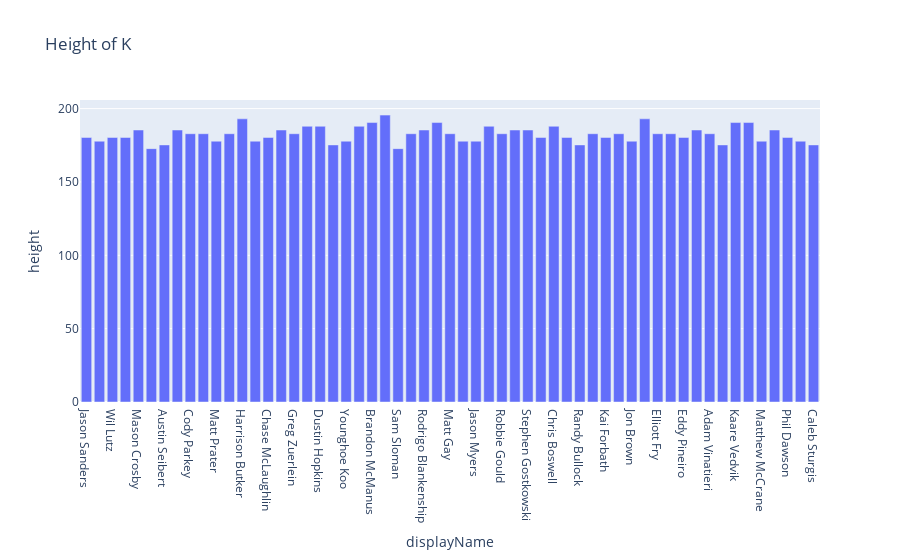
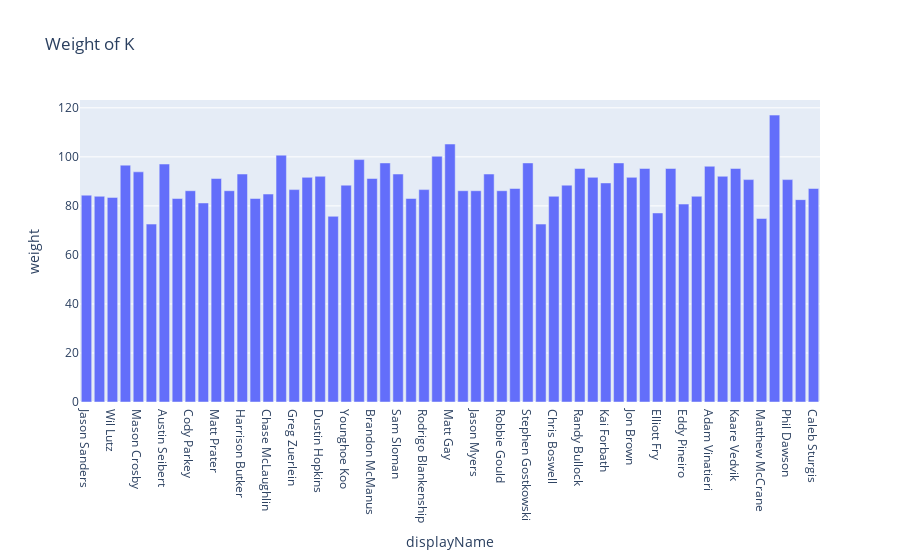

These figures' notebook cell, in order:
### Code cell
players_df['birthDate'] = pd.to_datetime(players_df['birthDate'], infer_datetime_format = True) 
players_df['birthDate'] = np.round((pd.Timestamp.now() - players_df['birthDate']).dt.days/365)
players_df = players_df.rename(columns={'birthDate': 'age'})

position= "K"
plot_title_height = "Height of "+ position
plot_title_weight = "Weight of "+ position
filtered_df = players_df.loc[players_df['Position']== position]
players_heights = filtered_df["height"] # Get the Height data from DataFrame
players_heights = players_heights.apply(lambda x: x.split("-")) # Split the heights by hyphen ("-")

# Convert Heights to Centimeters and add them to DataFrame
filtered_df["height"] = players_heights.apply(lambda x: int(x[0]) * 12 + int(x[1]) if len(x) == 2 else int(x[0])) * 2.54

# Convert Weights to Kilograms and them to DataFrame
filtered_df["weight"] = round(players_df.weight * 0.453592, 2)
print(filtered_df.dtypes)
fig = px.bar(filtered_df, x = filtered_df['displayName'], y = filtered_df['height'], title = plot_title_height)
fig.show()
fig = px.bar(filtered_df, x = filtered_df['displayName'], y = filtered_df['weight'], title = plot_title_weight)
fig.show()

### Figure 1 — Plotly figure (JSON) as saved in the notebook; plotly's stock layout.template omitted (floating-point values rounded to 4 significant figures)
{"data": [{"alignmentgroup": "True", "hovertemplate": "displayName=%{x}<br>height=%{y}<extra></extra>", "legendgroup": "", "marker": {"color": "#636efa", "pattern": {"shape": ""}}, "name": "", "offsetgroup": "", "orientation": "v", "showlegend": false, "textposition": "auto", "type": "bar", "x": ["Jason Sanders", "Tyler Bass", "Wil Lutz", "Joey Slye", "Mason Crosby", "Cairo Santos", "Austin Seibert", "Justin Tucker", "Cody Parkey", "Matthew Wright", "Matt Prater", "Dan Bailey", "Harrison Butker", "Michael Badgley", "Chase McLaughlin", "Nick Folk", "Greg Zuerlein", "Graham Gano", "Dustin Hopkins", "Jake Elliott", "Younghoe Koo", "Ryan Succop", "Brandon McManus", "Daniel Carlson", "Sam Sloman", "Ka'imi Fairbairn", "Rodrigo Blankenship", "Aldrick Rosas", "Matt Gay", "Mike Nugent", "Jason Myers", "Tristan Vizcaino", "Robbie Gould", "Sam Ficken", "Stephen Gostkowski", "Taylor Russolino", "Chris Boswell", "Sergio Castillo", "Randy Bullock", "Zane Gonzalez", "Kai Forbath", "Josh Lambo", "Jon Brown", "Stephen Hauschka", "Elliott Fry", "Greg Joseph", "Eddy Pineiro", "Brett Maher", "Adam Vinatieri", "Matt Bryant", "Kaare Vedvik", "Chandler Catanzaro", "Matthew McCrane", "Sebastian Janikowski", "Phil Dawson", "Giorgio Tavecchio", "Caleb Sturgis"], "xaxis": "x", "y": [180.3, 177.8, 180.3, 180.3, 185.4, 172.7, 175.3, 185.4, 182.9, 182.9, 177.8, 182.9, 193.0, 177.8, 180.3, 185.4, 182.9, 188.0, 188.0, 175.3, 177.8, 188.0, 190.5, 195.6, 172.7, 182.9, 185.4, 190.5, 182.9, 177.8, 177.8, 188.0, 182.9, 185.4, 185.4, 180.3, 188.0, 180.3, 175.3, 182.9, 180.3, 182.9, 177.8, 193.0, 182.9, 182.9, 180.3, 185.4, 182.9, 175.3, 190.5, 190.5, 177.8, 185.4, 180.3, 177.8, 175.3], "yaxis": "y"}], "layout": {"barmode": "relative", "legend": {"tracegroupgap": 0}, "title": {"text": "Height of K"}, "xaxis": {"anchor": "y", "domain": [0, 1], "title": {"text": "displayName"}}, "yaxis": {"anchor": "x", "domain": [0, 1], "title": {"text": "height"}}}}

### Figure 2 — Plotly figure (JSON) as saved in the notebook; plotly's stock layout.template omitted (floating-point values rounded to 4 significant figures)
{"data": [{"alignmentgroup": "True", "hovertemplate": "displayName=%{x}<br>weight=%{y}<extra></extra>", "legendgroup": "", "marker": {"color": "#636efa", "pattern": {"shape": ""}}, "name": "", "offsetgroup": "", "orientation": "v", "showlegend": false, "textposition": "auto", "type": "bar", "x": ["Jason Sanders", "Tyler Bass", "Wil Lutz", "Joey Slye", "Mason Crosby", "Cairo Santos", "Austin Seibert", "Justin Tucker", "Cody Parkey", "Matthew Wright", "Matt Prater", "Dan Bailey", "Harrison Butker", "Michael Badgley", "Chase McLaughlin", "Nick Folk", "Greg Zuerlein", "Graham Gano", "Dustin Hopkins", "Jake Elliott", "Younghoe Koo", "Ryan Succop", "Brandon McManus", "Daniel Carlson", "Sam Sloman", "Ka'imi Fairbairn", "Rodrigo Blankenship", "Aldrick Rosas", "Matt Gay", "Mike Nugent", "Jason Myers", "Tristan Vizcaino", "Robbie Gould", "Sam Ficken", "Stephen Gostkowski", "Taylor Russolino", "Chris Boswell", "Sergio Castillo", "Randy Bullock", "Zane Gonzalez", "Kai Forbath", "Josh Lambo", "Jon Brown", "Stephen Hauschka", "Elliott Fry", "Greg Joseph", "Eddy Pineiro", "Brett Maher", "Adam Vinatieri", "Matt Bryant", "Kaare Vedvik", "Chandler Catanzaro", "Matthew McCrane", "Sebastian Janikowski", "Phil Dawson", "Giorgio Tavecchio", "Caleb Sturgis"], "xaxis": "x", "y": [84.37, 83.91, 83.46, 96.62, 93.89, 72.57, 97.07, 83.01, 86.18, 81.19, 91.17, 86.18, 92.99, 83.01, 84.82, 100.7, 86.64, 91.63, 92.08, 75.75, 88.45, 98.88, 91.17, 97.52, 92.99, 83.01, 86.64, 100.2, 105.2, 86.18, 86.18, 92.99, 86.18, 87.09, 97.52, 72.57, 83.91, 88.45, 95.25, 91.63, 89.36, 97.52, 91.63, 95.25, 77.11, 95.25, 80.74, 83.91, 96.16, 92.08, 95.25, 90.72, 74.84, 117.0, 90.72, 82.55, 87.09], "yaxis": "y"}], "layout": {"barmode": "relative", "legend": {"tracegroupgap": 0}, "title": {"text": "Weight of K"}, "xaxis": {"anchor": "y", "domain": [0, 1], "title": {"text": "displayName"}}, "yaxis": {"anchor": "x", "domain": [0, 1], "title": {"text": "weight"}}}}
